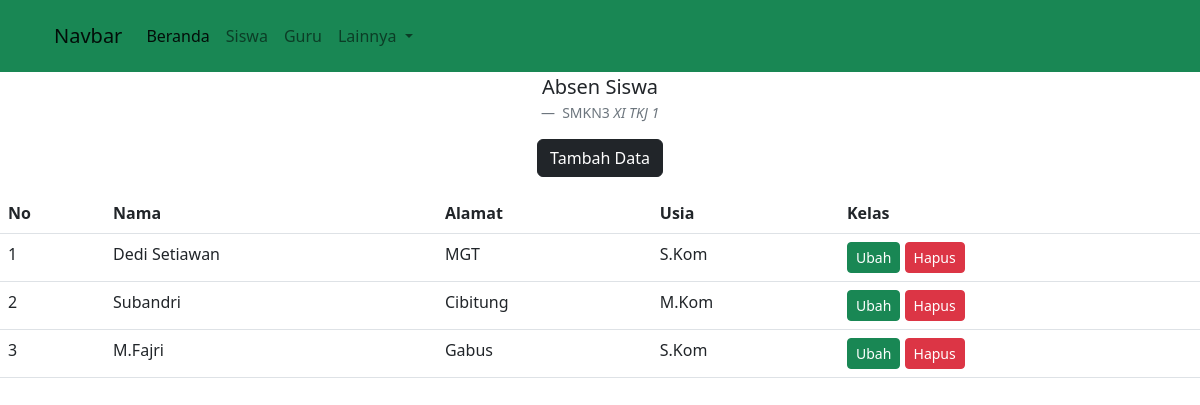
The app's page /index2.php with its own data.
### tables this page shows
create table guru(
    nip int(10) primary key auto_increment,
    nama_guru varchar(25) not null,
    alamat varchar(25) not null,
    gelar varchar(25) not null
);

### index2.php (the view, shortened to what this page needs)
<?php
include 'koneksi.php';
$query = "select*from guru;";
$sql = mysqli_query($conn, $query);
$no = 1;
?>
<!DOCTYPE html>
<html lang="en">
<head>
  <link href="css/bootstrap.min.css" rel="stylesheet">
</head>
<nav class="navbar navbar-dark bg-success">
  <div class="container">
    <?php include 'navbar.php' ?>
  </div>
</nav>
<figure class="text-center">
  <blockquote class="blockquote">
    <p>Absen Siswa</p>
  </blockquote>
  <figcaption class="blockquote-footer">
    SMKN3 <cite title="Source Title">XI TKJ 1</cite>
  </figcaption>
  <a class="btn btn-dark" href="aksi2.php" role="button">Tambah Data</a>
</figure>
<table class="table">
  <thead>
    <tr>
      <th scope="col">No</th>
      <th scope="col">Nama</th>
      <th scope="col">Alamat</th>
      <th scope="col">Usia</th>
      <th scope="col">Kelas</th>
    </tr>
  </thead>
  <tbody>
    <?php
    while ($result = mysqli_fetch_assoc($sql)) {
    ?>
      <tr>
        <td>
          <?php echo $no++; ?>
        </td>
        <td>
          <?php echo $result['nama_guru']; ?>
        </td>
        <td>
          <?php echo $result['alamat']; ?>
        </td>
        <td>
          <?php echo $result['gelar']; ?>
        </td>
        <td><a href="aksi2.php?ubah= <?php echo $result['nip']; ?>" type="button" class="btn btn-success btn-sm">Ubah</a>
          <a href="proses2.php?hapus= <?php echo $result['nip']; ?>" type="button" class="btn btn-danger btn-sm" onClick="return confirm ('apakah anda ingin menghapus data tersebut?')">Hapus</a>
        </td>
      </tr>
    <?php
    }
    ?>
  </tbody>
</table>
</body>
</html>

### records on screen
guru: nama_guru "Dedi Setiawan", alamat "MGT", gelar "S.Kom"
guru: nama_guru "Subandri", alamat "Cibitung", gelar "M.Kom"
guru: nama_guru "M.Fajri", alamat "Gabus", gelar "S.Kom"
